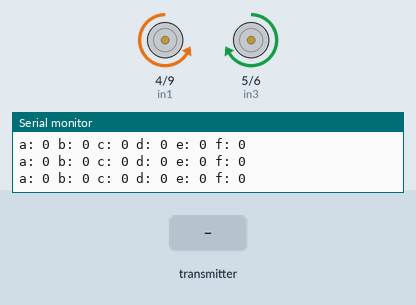
A sketch run on a simulated Arduino Uno, built with avr-gcc and run on an emulated ATmega328P. Shown: motor-driver pin pairs drawn as motors (green arrow = first pin HIGH = forward, orange = second pin HIGH = backward, longer = more drive, scaled by the enable pin), the last lines printed to the serial monitor. Inputs (shaded band) come from the test bench. No radio packets arrive unless stated.

Above: at 1.2 s.
1.3 s: the transmitter starts sending e = 512
At 2.1 s:
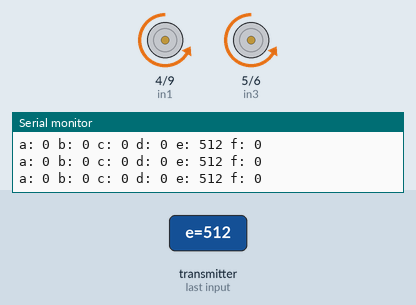
2.8 s: the transmitter starts sending f = 512
At 3.7 s:
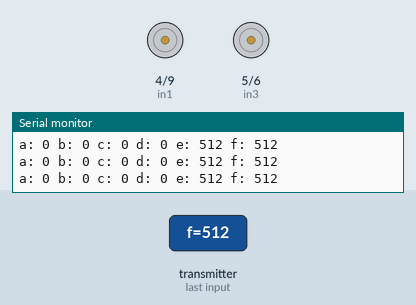
4.3 s: the transmitter starts sending e = 1023
At 4.6 s:
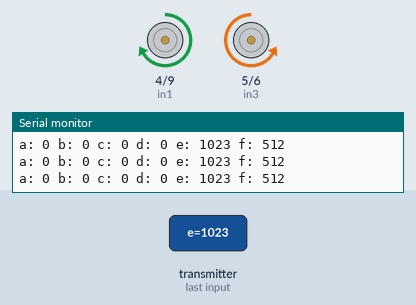
Timing chart, 0 to 7.3 s (numbered marks = the images above; inputs shaded):
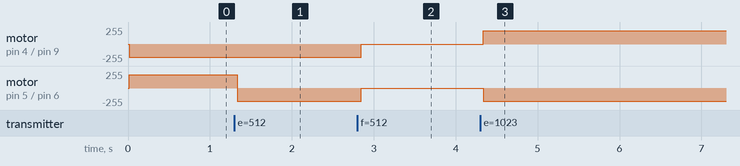

Measured:
- after the input at 1.3 s, motor on pin 5 (in3) / pin 6 (in4): forward 200/255 → backward 200/255 at once
- after the input at 2.8 s, motor on pin 4 (in1) / pin 9 (in2), motor on pin 5 (in3) / pin 6 (in4): backward 200/255 → stopped after 0.05 s
- after the input at 4.3 s, motor on pin 4 (in1) / pin 9 (in2): stopped → forward 200/255 at once; motor on pin 5 (in3) / pin 6 (in4): stopped → backward 200/255 at once

The sketch:

ece387_receiver.ino
```cpp
#include <SPI.h>
#include <nRF24L01.h>
#include <RF24.h>
#include <IRremote.h>

IRsend sender;

RF24 radio(7, 8); // CE, CSN

const byte address[6] = "00001";

// Max size of this struct is 32 bytes - NRF24L01 buffer limit
struct Data_Package {
  byte a = 0;
  byte b = 0;
  byte c = 0;
  byte d = 0;
  int e = 0;
  int f = 0;
};

Data_Package data; //Create a variable with the above structure


int enA = 3;
int in1 = 4;
int in2 = 9;

int enB = 10;
int in3 = 5;
int in4 = 6;

void setup() {
  Serial.begin(9600);
  radio.begin();
  radio.openReadingPipe(0, address);
  radio.setPALevel(RF24_PA_MIN);
  radio.startListening();

  pinMode(enA, OUTPUT);
  pinMode(enB, OUTPUT);
  pinMode(in1, OUTPUT);
  pinMode(in2, OUTPUT);
  pinMode(in3, OUTPUT);
  pinMode(in4, OUTPUT);
}

void loop() {
  // Check whether there is data to be received
  if (radio.available()) {
    radio.read(&data, sizeof(Data_Package)); // Read the whole data and store it into the 'data' structure
  }
  Serial.print("a: ");
  Serial.print(data.a);
  Serial.print(" b: ");
  Serial.print(data.b);
  Serial.print(" c: ");
  Serial.print(data.c);
  Serial.print(" d: ");
  Serial.print(data.d);
  Serial.print(" e: ");
  Serial.print(data.e);
  Serial.print(" f: ");
  Serial.println(data.f);

  if (data.f > 600 && data.e < 600 && data.e > 400) {
    digitalWrite(in1, HIGH);
    digitalWrite(in2, LOW);

    // Set speed to 200 out of possible range 0~255

    analogWrite(enA, 200);

    // Turn on motor B

    digitalWrite(in3, HIGH);
    digitalWrite(in4, LOW);

    // Set speed to 200 out of possible range 0~255

    analogWrite(enB, 200);
  } else if (data.f < 400 && data.e < 600 && data.e > 400) {
    digitalWrite(in1, LOW);
    digitalWrite(in2, HIGH);

    // Set speed to 200 out of possible range 0~255

    analogWrite(enA, 200);

    // Turn on motor B

    digitalWrite(in3, LOW);
    digitalWrite(in4, HIGH);

    // Set speed to 200 out of possible range 0~255

    analogWrite(enB, 200);
  } else if (data.e < 600 && data.e < 400) {
    digitalWrite(in1, LOW);
    digitalWrite(in2, HIGH);

    // Set speed to 200 out of possible range 0~255

    analogWrite(enA, 200);

    // Turn on motor B

    digitalWrite(in3, HIGH);
    digitalWrite(in4, LOW);

    // Set speed to 200 out of possible range 0~255

    analogWrite(enB, 200);
  } else if (data.e > 600 && data.e > 400) {
    digitalWrite(in1, HIGH);
    digitalWrite(in2, LOW);

    // Set speed to 200 out of possible range 0~255

    analogWrite(enA, 200);

    // Turn on motor B

    digitalWrite(in3, LOW);
    digitalWrite(in4, HIGH);

    // Set speed to 200 out of possible range 0~255

    analogWrite(enB, 200);
  } else {
    digitalWrite(in1, LOW);
    digitalWrite(in2, LOW);

    // Set speed to 200 out of possible range 0~255

    analogWrite(enA, 200);

    // Turn on motor B

    digitalWrite(in3, LOW);
    digitalWrite(in4, LOW);

    // Set speed to 200 out of possible range 0~255

    analogWrite(enB, 0);
  }

  if (data.a == 1) {
    uint32_t data = 0xFF609F;
    uint8_t len = 32;
    sender.sendNEC(data, len);
  }
}
```
